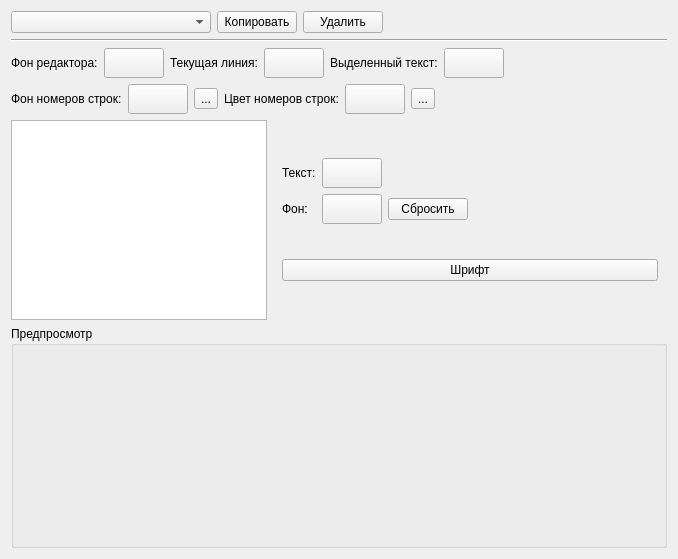
<?xml version="1.0" encoding="UTF-8"?>
<ui version="4.0">
 <class>CodeEditorOptionsPage</class>
 <widget class="OptionsPage" name="CodeEditorOptionsPage">
  <property name="geometry">
   <rect>
    <x>0</x>
    <y>0</y>
    <width>678</width>
    <height>559</height>
   </rect>
  </property>
  <property name="windowTitle">
   <string>Form</string>
  </property>
  <layout class="QVBoxLayout" name="verticalLayout">
   <item>
    <layout class="QHBoxLayout" name="horizontalLayout">
     <item>
      <widget class="QComboBox" name="comboBox">
       <property name="minimumSize">
        <size>
         <width>200</width>
         <height>0</height>
        </size>
       </property>
      </widget>
     </item>
     <item>
      <widget class="QPushButton" name="copyButton">
       <property name="text">
        <string>Копировать</string>
       </property>
      </widget>
     </item>
     <item>
      <widget class="QPushButton" name="deleteButton">
       <property name="text">
        <string>Удалить</string>
       </property>
      </widget>
     </item>
     <item>
      <spacer name="horizontalSpacer">
       <property name="orientation">
        <enum>Qt::Horizontal</enum>
       </property>
       <property name="sizeHint" stdset="0">
        <size>
         <width>40</width>
         <height>20</height>
        </size>
       </property>
      </spacer>
     </item>
    </layout>
   </item>
   <item>
    <widget class="Line" name="line">
     <property name="orientation">
      <enum>Qt::Horizontal</enum>
     </property>
    </widget>
   </item>
   <item>
    <layout class="QHBoxLayout" name="horizontalLayout_4">
     <item>
      <widget class="QLabel" name="label_3">
       <property name="text">
        <string>Фон редактора:</string>
       </property>
      </widget>
     </item>
     <item>
      <widget class="QPushButton" name="editorBackground">
       <property name="minimumSize">
        <size>
         <width>60</width>
         <height>30</height>
        </size>
       </property>
       <property name="text">
        <string/>
       </property>
      </widget>
     </item>
     <item>
      <widget class="QLabel" name="label_4">
       <property name="text">
        <string>Текущая линия:</string>
       </property>
      </widget>
     </item>
     <item>
      <widget class="QPushButton" name="editorCurrentLine">
       <property name="minimumSize">
        <size>
         <width>60</width>
         <height>30</height>
        </size>
       </property>
       <property name="text">
        <string/>
       </property>
      </widget>
     </item>
     <item>
      <widget class="QLabel" name="label_5">
       <property name="text">
        <string>Выделенный текст:</string>
       </property>
      </widget>
     </item>
     <item>
      <widget class="QPushButton" name="editorCurrentWord">
       <property name="minimumSize">
        <size>
         <width>60</width>
         <height>30</height>
        </size>
       </property>
       <property name="text">
        <string/>
       </property>
      </widget>
     </item>
     <item>
      <spacer name="horizontalSpacer_3">
       <property name="orientation">
        <enum>Qt::Horizontal</enum>
       </property>
       <property name="sizeHint" stdset="0">
        <size>
         <width>40</width>
         <height>20</height>
        </size>
       </property>
      </spacer>
     </item>
    </layout>
   </item>
   <item>
    <layout class="QHBoxLayout" name="horizontalLayout_3">
     <item>
      <widget class="QLabel" name="label_6">
       <property name="text">
        <string>Фон номеров строк:</string>
       </property>
      </widget>
     </item>
     <item>
      <widget class="QPushButton" name="linenumberBackground">
       <property name="minimumSize">
        <size>
         <width>60</width>
         <height>30</height>
        </size>
       </property>
       <property name="text">
        <string/>
       </property>
      </widget>
     </item>
     <item>
      <widget class="QToolButton" name="linenumberBackgroundClear">
       <property name="text">
        <string>...</string>
       </property>
       <property name="icon">
        <iconset resource="../res/res.qrc">
         <normaloff>:/img/Erase.png</normaloff>:/img/Erase.png</iconset>
       </property>
      </widget>
     </item>
     <item>
      <widget class="QLabel" name="label_7">
       <property name="text">
        <string>Цвет номеров строк:</string>
       </property>
      </widget>
     </item>
     <item>
      <widget class="QPushButton" name="linenumberForeground">
       <property name="minimumSize">
        <size>
         <width>60</width>
         <height>30</height>
        </size>
       </property>
       <property name="text">
        <string/>
       </property>
      </widget>
     </item>
     <item>
      <widget class="QToolButton" name="linenumberForegroundClear">
       <property name="text">
        <string>...</string>
       </property>
       <property name="icon">
        <iconset resource="../res/res.qrc">
         <normaloff>:/img/Erase.png</normaloff>:/img/Erase.png</iconset>
       </property>
      </widget>
     </item>
     <item>
      <spacer name="horizontalSpacer_2">
       <property name="orientation">
        <enum>Qt::Horizontal</enum>
       </property>
       <property name="sizeHint" stdset="0">
        <size>
         <width>40</width>
         <height>20</height>
        </size>
       </property>
      </spacer>
     </item>
    </layout>
   </item>
   <item>
    <layout class="QHBoxLayout" name="horizontalLayout_5">
     <item>
      <widget class="QListView" name="listView">
       <property name="sizePolicy">
        <sizepolicy hsizetype="Minimum" vsizetype="Minimum">
         <horstretch>0</horstretch>
         <verstretch>0</verstretch>
        </sizepolicy>
       </property>
       <property name="maximumSize">
        <size>
         <width>16777215</width>
         <height>200</height>
        </size>
       </property>
       <property name="editTriggers">
        <set>QAbstractItemView::NoEditTriggers</set>
       </property>
      </widget>
     </item>
     <item>
      <widget class="QStackedWidget" name="stackedWidget">
       <property name="maximumSize">
        <size>
         <width>16777215</width>
         <height>200</height>
        </size>
       </property>
       <property name="currentIndex">
        <number>1</number>
       </property>
       <widget class="QWidget" name="page"/>
       <widget class="QWidget" name="page_2">
        <layout class="QVBoxLayout" name="verticalLayout_2">
         <item>
          <layout class="QHBoxLayout" name="horizontalLayout_2">
           <item>
            <layout class="QGridLayout" name="gridLayout">
             <item row="0" column="0">
              <widget class="QLabel" name="label">
               <property name="text">
                <string>Текст:</string>
               </property>
              </widget>
             </item>
             <item row="0" column="1">
              <widget class="QPushButton" name="formatColor">
               <property name="minimumSize">
                <size>
                 <width>60</width>
                 <height>30</height>
                </size>
               </property>
               <property name="text">
                <string/>
               </property>
              </widget>
             </item>
             <item row="1" column="0">
              <widget class="QLabel" name="label_2">
               <property name="text">
                <string>Фон:</string>
               </property>
              </widget>
             </item>
             <item row="1" column="1">
              <widget class="QPushButton" name="formatBackground">
               <property name="minimumSize">
                <size>
                 <width>60</width>
                 <height>30</height>
                </size>
               </property>
               <property name="text">
                <string/>
               </property>
              </widget>
             </item>
             <item row="1" column="2">
              <widget class="QPushButton" name="clearBackground">
               <property name="text">
                <string>Сбросить</string>
               </property>
              </widget>
             </item>
            </layout>
           </item>
           <item>
            <spacer name="horizontalSpacer_4">
             <property name="orientation">
              <enum>Qt::Horizontal</enum>
             </property>
             <property name="sizeHint" stdset="0">
              <size>
               <width>40</width>
               <height>20</height>
              </size>
             </property>
            </spacer>
           </item>
          </layout>
         </item>
         <item>
          <widget class="QPushButton" name="fontButton">
           <property name="text">
            <string>Шрифт</string>
           </property>
          </widget>
         </item>
        </layout>
       </widget>
      </widget>
     </item>
    </layout>
   </item>
   <item>
    <widget class="QGroupBox" name="groupBox">
     <property name="title">
      <string>Предпросмотр</string>
     </property>
    </widget>
   </item>
  </layout>
 </widget>
 <customwidgets>
  <customwidget>
   <class>OptionsPage</class>
   <extends>QWidget</extends>
   <header>optionspage.h</header>
   <container>1</container>
  </customwidget>
 </customwidgets>
 <resources>
  <include location="../res/res.qrc"/>
 </resources>
 <connections/>
</ui>
